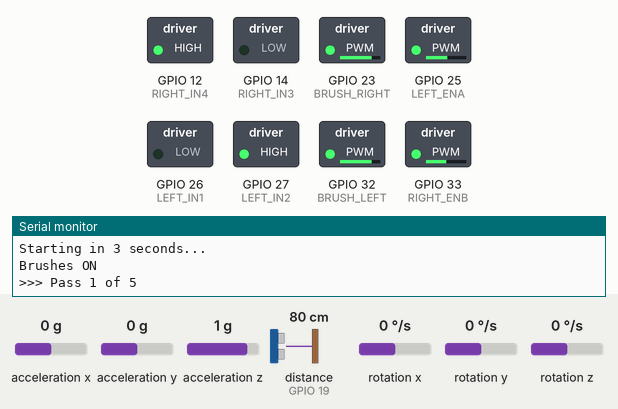
This sketch was run on a simulated ESP32. Shown: switched loads named in the sketch (green lamp = pin HIGH), the last lines printed to the serial monitor. Inputs (shaded band) come from the test bench; at power-on: distance to the obstacle (sensor on GPIO 19) 80 cm, rotation z 0 °/s, acceleration x 0 g, acceleration y 0 g, acceleration z 1 g, rotation x 0 °/s, rotation y 0 °/s. The echo pulse lasts 58.3 µs per cm; pins used as bus, display or sensor lines are not drawn.

Above: at 6.8 s.
6.9 s: distance to the obstacle (sensor on GPIO 19) set to 56 cm
8.4 s: distance to the obstacle (sensor on GPIO 19) set to 51 cm
At 9.6 s:
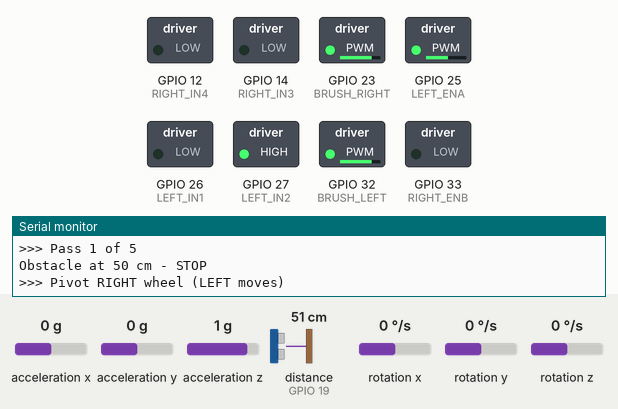
At 11.2 s:
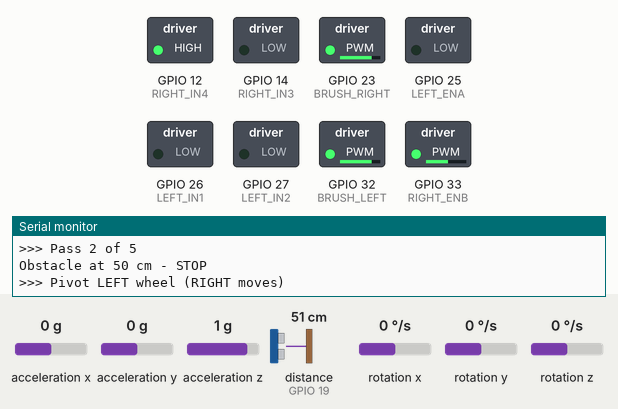
11.4 s: rotation z set to -192 °/s
At 13.02 s:
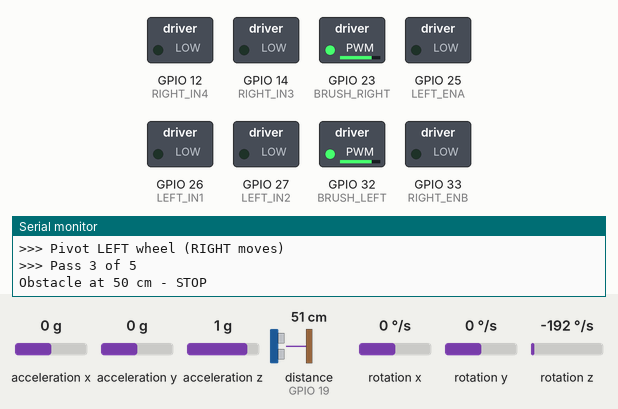
14.3 s: rotation z set to 100 °/s
Timing chart, 0 to 18.3 s (numbered marks = the images above; inputs shaded):
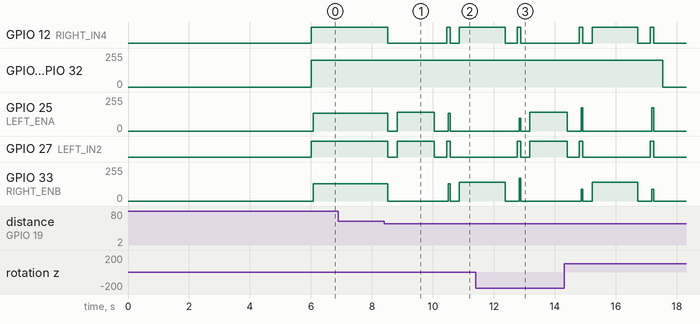

The sketch:

tablecleaningrobotcode.ino
```cpp
// ============================================
// Cleaning Robot - Boustrophedon FINAL
// v6 with dual pivot times
// Ultrasonic distance + PID drift + math pivot turns
// ============================================

#include <Wire.h>
#include <MPU6050_light.h>

MPU6050 mpu(Wire);

// ===== Pins =====
#define LEFT_IN1   26
#define LEFT_IN2   27
#define RIGHT_IN3  14
#define RIGHT_IN4  12
#define LEFT_ENA   25
#define RIGHT_ENB  33
#define BRUSH_LEFT   32
#define BRUSH_RIGHT  23
#define TRIG_PIN   18
#define ECHO_PIN   19

// ===== Speeds (0-255) =====
int wheelSpeed = 135;
int pivotSpeed = 140;
int brushSpeed = 200;

// ===== TRIM (drift compensation) =====
int LEFT_TRIM = 0;
int RIGHT_TRIM = -6;

// ===== Behavior =====
const int OBSTACLE_DISTANCE = 50;       // stops 50cm from object
const int NUM_PASSES = 5;
const bool USE_BRUSHES = true;

// ===== DUAL Pivot Times =====
// First pivot: RIGHT wheel stationary, LEFT wheel (faster) moves
const unsigned long PIVOT_TIME_RIGHT_WHEEL = 1225;

// Second pivot: LEFT wheel stationary, RIGHT wheel (slower) moves
const unsigned long PIVOT_TIME_LEFT_WHEEL  = 1500;

// ===== PID =====
float Kp = 4.0;
float Kd = 0.3;
float prevError = 0.0;
unsigned long lastPIDTime = 0;
const int PID_INTERVAL = 20;
float headingTarget = 0.0;

bool mpuAvailable = false;

void setup() {
  Serial.begin(115200);
  Wire.begin();
  Serial.println("=== Boustrophedon FINAL ===");
  Serial.print("Pivot RIGHT wheel time: "); Serial.print(PIVOT_TIME_RIGHT_WHEEL); Serial.println(" ms");
  Serial.print("Pivot LEFT wheel time: "); Serial.print(PIVOT_TIME_LEFT_WHEEL); Serial.println(" ms");
  Serial.print("Stop distance: "); Serial.print(OBSTACLE_DISTANCE); Serial.println(" cm");
  Serial.print("Right trim: "); Serial.println(RIGHT_TRIM);
  Serial.print("Brush speed: "); Serial.println(brushSpeed);

  byte status = mpu.begin();
  if (status == 0) {
    mpuAvailable = true;
    Serial.println("Calibrating MPU6050...");
    delay(2000);
    mpu.calcOffsets();
    Serial.println("MPU6050 ready");
  } else {
    Serial.println("MPU6050 not found - PID disabled");
  }

  pinMode(LEFT_IN1, OUTPUT); pinMode(LEFT_IN2, OUTPUT);
  pinMode(RIGHT_IN3, OUTPUT); pinMode(RIGHT_IN4, OUTPUT);
  pinMode(LEFT_ENA, OUTPUT); pinMode(RIGHT_ENB, OUTPUT);
  pinMode(BRUSH_LEFT, OUTPUT); pinMode(BRUSH_RIGHT, OUTPUT);
  pinMode(TRIG_PIN, OUTPUT); pinMode(ECHO_PIN, INPUT);

  stopMotors();

  Serial.println("Starting in 3 seconds...");
  delay(3000);

  if (USE_BRUSHES) {
    Serial.println("Brushes ON");
    analogWrite(BRUSH_LEFT, brushSpeed);
    analogWrite(BRUSH_RIGHT, brushSpeed);
  }

  if (mpuAvailable) {
    mpu.update();
    headingTarget = mpu.getAngleZ();
  }

  // ============ Boustrophedon Pattern ============
  for (int pass = 0; pass < NUM_PASSES; pass++) {
    Serial.print(">>> Pass "); Serial.print(pass + 1);
    Serial.print(" of "); Serial.println(NUM_PASSES);

    forwardUntilObstacle();

    if (pass == NUM_PASSES - 1) break;

    if (pass % 2 == 0) {
      Serial.println(">>> Pivot RIGHT wheel (LEFT moves)");
      pivotAroundRightWheel();
    } else {
      Serial.println(">>> Pivot LEFT wheel (RIGHT moves)");
      pivotAroundLeftWheel();
    }

    if (mpuAvailable) {
      mpu.update();
      headingTarget = mpu.getAngleZ();
    }
  }

  Serial.println(">>> CLEANING COMPLETE <<<");
  stopAll();
  while (true) delay(1000);
}

void loop() {}

// ============ Movement Functions ============

void forwardUntilObstacle() {
  prevError = 0;

  digitalWrite(LEFT_IN1, LOW); digitalWrite(LEFT_IN2, HIGH);
  digitalWrite(RIGHT_IN3, LOW); digitalWrite(RIGHT_IN4, HIGH);

  unsigned long maxRunTime = millis() + 20000;
  int consecutiveDetections = 0;

  while (true) {
    long distance = readUltrasonicFiltered();

    if (distance > 0 && distance <= OBSTACLE_DISTANCE) {
      consecutiveDetections++;
      if (consecutiveDetections >= 2) {
        Serial.print("Obstacle at "); Serial.print(distance); Serial.println(" cm - STOP");
        stopMotors();
        delay(300);
        return;
      }
    } else {
      consecutiveDetections = 0;
    }

    if (millis() > maxRunTime) {
      Serial.println("Timeout - no obstacle");
      stopMotors();
      delay(300);
      return;
    }

    if (mpuAvailable) mpu.update();

    if (millis() - lastPIDTime >= PID_INTERVAL) {
      lastPIDTime = millis();
      runPID();
    }
  }
}

void pivotAroundRightWheel() {
  // RIGHT wheel stays still, LEFT wheel moves
  digitalWrite(LEFT_IN1, LOW); digitalWrite(LEFT_IN2, HIGH);
  digitalWrite(RIGHT_IN3, LOW); digitalWrite(RIGHT_IN4, LOW);
  analogWrite(LEFT_ENA, pivotSpeed);
  analogWrite(RIGHT_ENB, 0);
  delay(PIVOT_TIME_RIGHT_WHEEL);
  stopMotors();
  delay(400);
}

void pivotAroundLeftWheel() {
  // LEFT wheel stays still, RIGHT wheel moves
  digitalWrite(LEFT_IN1, LOW); digitalWrite(LEFT_IN2, LOW);
  digitalWrite(RIGHT_IN3, LOW); digitalWrite(RIGHT_IN4, HIGH);
  analogWrite(LEFT_ENA, 0);
  analogWrite(RIGHT_ENB, pivotSpeed);
  delay(PIVOT_TIME_LEFT_WHEEL);
  stopMotors();
  delay(400);
}

void runPID() {
  if (!mpuAvailable) {
    analogWrite(LEFT_ENA, constrain(wheelSpeed + LEFT_TRIM, 0, 255));
    analogWrite(RIGHT_ENB, constrain(wheelSpeed + RIGHT_TRIM, 0, 255));
    return;
  }

  float current = mpu.getAngleZ();
  float error = headingTarget - current;
  float derivative = (error - prevError) / (PID_INTERVAL / 1000.0);
  float correction = (Kp * error) + (Kd * derivative);
  prevError = error;

  correction = constrain(correction, -40, 40);
  int leftPWM = constrain(wheelSpeed - correction + LEFT_TRIM, 70, 255);
  int rightPWM = constrain(wheelSpeed + correction + RIGHT_TRIM, 70, 255);

  analogWrite(LEFT_ENA, leftPWM);
  analogWrite(RIGHT_ENB, rightPWM);
}

long readUltrasonicFiltered() {
  long readings[3];
  for (int i = 0; i < 3; i++) {
    readings[i] = readUltrasonicRaw();
    delay(15);
  }
  if (readings[0] > readings[1]) { long t = readings[0]; readings[0] = readings[1]; readings[1] = t; }
  if (readings[1] > readings[2]) { long t = readings[1]; readings[1] = readings[2]; readings[2] = t; }
  if (readings[0] > readings[1]) { long t = readings[0]; readings[0] = readings[1]; readings[1] = t; }
  return readings[1];
}

long readUltrasonicRaw() {
  digitalWrite(TRIG_PIN, LOW);
  delayMicroseconds(2);
  digitalWrite(TRIG_PIN, HIGH);
  delayMicroseconds(10);
  digitalWrite(TRIG_PIN, LOW);
  long duration = pulseIn(ECHO_PIN, HIGH, 30000);
  if (duration == 0) return -1;
  return duration * 0.034 / 2;
}

void stopMotors() {
  digitalWrite(LEFT_IN1, LOW); digitalWrite(LEFT_IN2, LOW);
  digitalWrite(RIGHT_IN3, LOW); digitalWrite(RIGHT_IN4, LOW);
  analogWrite(LEFT_ENA, 0); analogWrite(RIGHT_ENB, 0);
}

void stopAll() {
  stopMotors();
  analogWrite(BRUSH_LEFT, 0);
  analogWrite(BRUSH_RIGHT, 0);
}
```

Measured:
- the behaviour switches between 52 and 51 cm on distance to the obstacle (sensor on GPIO 19) (found by bisection; images 0 and 1)
- after the input at 6.9 s, every drawn part: stays the same
- after the input at 8.4 s, GPIO 12 (RIGHT_IN4): HIGH → LOW after 0.12 s, → HIGH 1.9 s later, → LOW 0.11 s later, → HIGH 0.30 s later; GPIO 25 (LEFT_ENA): 135/255 → 0/255 after 0.12 s, → 140/255 0.30 s later, → 0/255 1.2 s later
